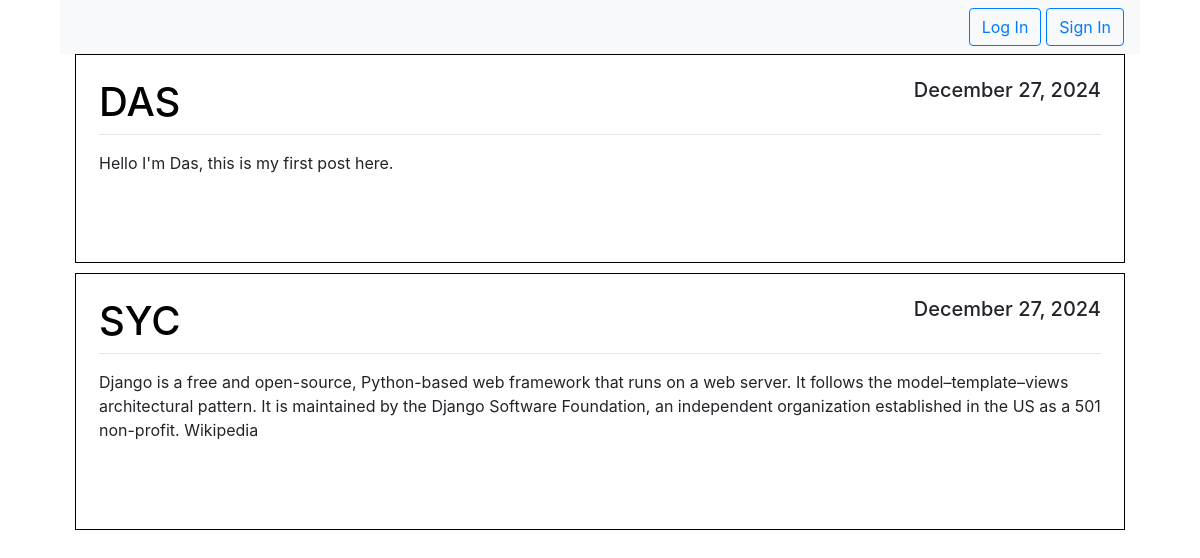
/home/, run on the app's committed database.
### blog/models.py (models this page shows, shortened)
class posts(models.Model):
    title = models.CharField(max_length=100)
    content = models.TextField()
    date_posted = models.DateTimeField(default= timezone.now)
    author = models.ForeignKey(User, on_delete=models.CASCADE)

### blog/views.py (the view)
# urls.py: path('home/', views.home),
def home(request):
    context = {
        "posts" : posts.objects.all()
    }
    return render(request, 'home.html', context)

### blog/templates/blog/home.html (shortened to what this page needs)
{% extends 'blog/base.html' %}
{% block content %}
{% load static %}
<div class="container custom-container" >
    <nav class="navbar navbar-expand-lg navbar-light bg-light w-100">
        <div class="collapse navbar-collapse" id="navbarSupportedContent">
            <form class="form-inline my-2 my-lg-0" style="margin-left: 68%;" >
                <div class="dropdown" style="display: flex;">
                    {% if request.user.is_authenticated %}
            <p style="margin-right: 80px; font-size: 20px;">@{{request.user.username|capfirst}}</p>
            <button class="btn btn-outline-primary dropdown-toggle" type="button" id="dropdownMenuButton"
                data-toggle="dropdown" aria-haspopup="true" aria-expanded="false">
                Profile
            </button>
            <div class="dropdown-menu" aria-labelledby="dropdownMenuButton">
                <a class="dropdown-item" href="/home">Home</a>
                <a class="dropdown-item" href="/newpost">New Post</a>
                <a class="dropdown-item" href="/mypost">My Posts</a>
                <a class="dropdown-item" href="/signout">Sign Out</a>
            </div>
        {% else %}
            <a class="btn btn-outline-primary" style="margin-right: 5px;" href="/loginn">Log In</a>
            <a class="btn btn-outline-primary" href="/">Sign In</a>
        {% endif %}
                </div>
            </form>
        </div>
    </nav>
    <div class="container custom-container" style="max-width: 1350px; ">
        {% for post in posts %}
        <article class="media content-section">
            <div class="media-body" style="border: 1px solid black; padding: 23px; margin-bottom: 10px;">
                <div class="article-metadata">
                    <h1 class="text-uppercase" style="text-align:left;float:left; color: #000000;">{{post.author}}</h1>
                    <h5 style="text-align:right;float:right;">{{post.date_posted|date:'F d, Y'}}</h5>
                    <hr style="clear:both;" />
                </div>
                <p class="article-content">{{post.content}}</p>
                <br><br>
            </div>
        </article>
        {% endfor %}
    </div>
</div>
{% endblock %}

### data on the page
posts: author "DAS", date_posted "December 27, 2024", content "Hello I'm Das, this is my first post here."
posts: author "SYC", date_posted "December 27, 2024", content "Django is a free and open-source, Python-based web framework that runs on a web server. It follows the model–template–views architectural pattern. It is maintained by the Django Software Foundation, an independent organization established in the US as a 501 non-profit. Wikipedia"
